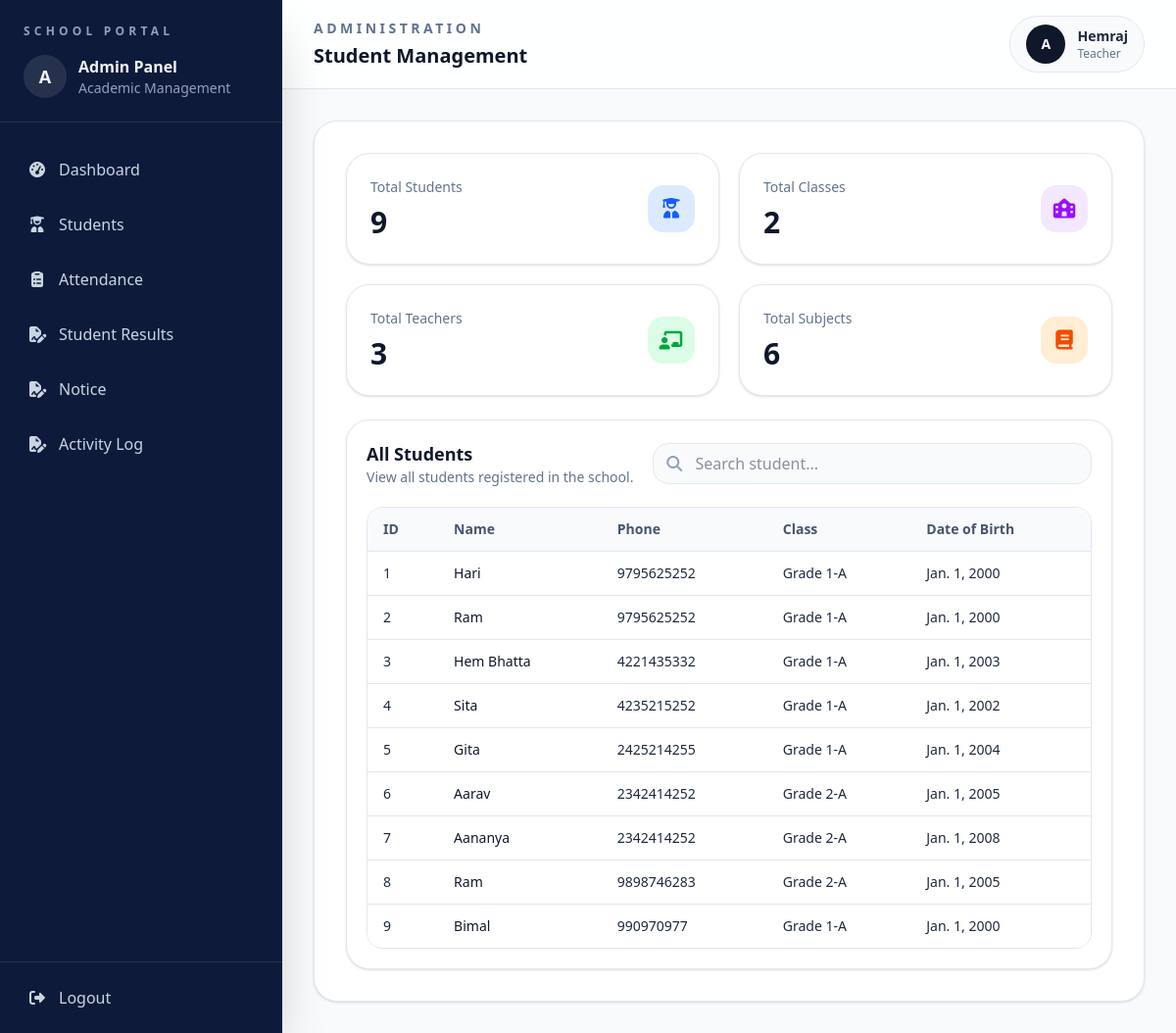
The app's page /students/admin/students/ (signed in) with its own data.
### accounts/models.py (models this page shows, shortened)
class User(AbstractUser):
    ROLE_CHOICES = (("ADMIN", "Admin"), ("TEACHER", "Teacher"))
    role = models.CharField(max_length=20, choices=ROLE_CHOICES, default="TEACHER")

### students/models.py (models this page shows, shortened)
class Student(models.Model):
    name = models.CharField(max_length=50)
    classroom = models.ForeignKey(
        ClassRoom, on_delete=models.CASCADE, related_name="students"
    )
    address = models.TextField(blank=True, null=True)
    phone = models.CharField(max_length=10, blank=True)
    date_of_birth = models.DateField(default="2000-01-01")

class ClassRoom(models.Model):
    name = models.CharField(max_length=50)
    section = models.CharField(max_length=10)
    teacher = models.ForeignKey(
        User, on_delete=models.SET_NULL, null=True, limit_choices_to={"role": "TEACHER"}
    )
    def __str__(self):
        return f"{self.name}-{self.section}"

### students/views.py (the view)
@login_required
def admin_students(request):
    students = Student.objects.select_related("classroom").all()
    student_count = students.count()
    classroom_count = ClassRoom.objects.count()
    subject_count = Subject.objects.count()
    teacher_count = User.objects.filter(role="TEACHER").count()
    context = {
        "students": students,
        "student_count": student_count,
        "classroom_count": classroom_count,
        "subject_count": subject_count,
        "teacher_count": teacher_count,
    }
    return render(request, "students/admin_student.html", context)

### students/templates/students/admin_student.html (shortened to what this page needs)
{% extends 'adminbase.html' %}
{% block page_label %}Administration{% endblock %}
{% block page_title %}Student Management{% endblock %}
{% block content %}
<div class="space-y-6">
    <section class="grid gap-5 sm:grid-cols-2 xl:grid-cols-4">
        <div class="rounded-3xl border border-slate-200 bg-white p-6 shadow-sm">
            <div class="flex items-center justify-between">
                <div>
                    <p class="text-sm font-medium text-slate-500">
                        Total Students
                    </p>
                    <p class="mt-2 text-3xl font-bold text-slate-900">
                        {{ student_count }}
                    </p>
                </div>
                <div class="flex h-12 w-12 items-center justify-center rounded-2xl bg-blue-100 text-blue-600">
                    <i class="fa-solid fa-user-graduate text-xl"></i>
                </div>
            </div>
        </div>
        <div class="rounded-3xl border border-slate-200 bg-white p-6 shadow-sm">
            <div class="flex items-center justify-between">
                <div>
                    <p class="text-sm font-medium text-slate-500">
                        Total Classes
                    </p>
                    <p class="mt-2 text-3xl font-bold text-slate-900">
                        {{ classroom_count }}
                    </p>
                </div>
                <div class="flex h-12 w-12 items-center justify-center rounded-2xl bg-purple-100 text-purple-600">
                    <i class="fa-solid fa-school text-xl"></i>
                </div>
            </div>
        </div>
        <div class="rounded-3xl border border-slate-200 bg-white p-6 shadow-sm">
            <div class="flex items-center justify-between">
                <div>
                    <p class="text-sm font-medium text-slate-500">
                        Total Teachers
                    </p>
                    <p class="mt-2 text-3xl font-bold text-slate-900">
                        {{ teacher_count }}
                    </p>
                </div>
                <div class="flex h-12 w-12 items-center justify-center rounded-2xl bg-green-100 text-green-600">
                    <i class="fa-solid fa-chalkboard-user text-xl"></i>
                </div>
            </div>
        </div>
        <div class="rounded-3xl border border-slate-200 bg-white p-6 shadow-sm">
            <div class="flex items-center justify-between">
                <div>
                    <p class="text-sm font-medium text-slate-500">
                        Total Subjects
                    </p>
                    <p class="mt-2 text-3xl font-bold text-slate-900">
                        {{ subject_count }}
                    </p>
                </div>
                <div class="flex h-12 w-12 items-center justify-center rounded-2xl bg-orange-100 text-orange-600">
                    <i class="fa-solid fa-book text-xl"></i>
                </div>
            </div>
        </div>
    </section>
    <section class="rounded-3xl border border-slate-200 bg-white p-5 shadow-sm">
        <div class="flex flex-col gap-4 md:flex-row md:items-center md:justify-between">
            <div>
                <h3 class="text-lg font-semibold text-slate-900">
                    All Students
                </h3>
                <p class="text-sm text-slate-500">
                    View all students registered in the school.
                </p>
            </div>
            <div class="flex w-full max-w-md items-center gap-3 rounded-2xl border border-slate-200 bg-slate-50 px-3 py-2">
                <i class="fa-solid fa-magnifying-glass text-slate-400"></i>
                <input
                    type="text"
                    id="studentSearch"
                    placeholder="Search student..."
                    class="w-full border-0 bg-transparent outline-none"
                    onkeyup="searchStudents()"
                >
            </div>
        </div>
        <div class="mt-5 overflow-x-auto rounded-2xl border border-slate-200">
            <table class="min-w-full divide-y divide-slate-200 text-left text-sm">
                <thead class="bg-slate-50 text-slate-600">
                    <tr>
                        <th class="px-4 py-3 font-semibold">
                            ID
                        </th>
                        <th class="px-4 py-3 font-semibold">
                            Name
                        </th>
                        <th class="px-4 py-3 font-semibold">
                            Phone
                        </th>
                        <th class="px-4 py-3 font-semibold">
                            Class
                        </th>
                        <th class="px-4 py-3 font-semibold">
                            Date of Birth
                        </th>
                    </tr>
                </thead>
                <tbody
                    id="studentTable"
                    class="divide-y divide-slate-200 bg-white"
                >
                    {% for student in students %}
                    <tr class="student-row hover:bg-slate-50">
                        <td class="px-4 py-3">
                            {{ student.id }}
                        </td>
                        <td class="px-4 py-3 font-medium text-slate-900">
                            {{ student.name |title }}
                        </td>
                        <td class="px-4 py-3">
                            {{ student.phone }}
                        </td>
                        <td class="px-4 py-3">
                            Grade {{ student.classroom | title }}
                        </td>
                        <td class="px-4 py-3">
                            {{ student.date_of_birth }}
                        </td>
                    </tr>
                    {% endfor %}
                </tbody>
            </table>
        </div>
    </section>
</div>
{% endblock %}

### templates/adminbase.html (shortened to what this page needs)
{% load static %}
<!doctype html>
<html lang="en">
<head>
<script src="https://cdn.jsdelivr.net/npm/@tailwindcss/browser@4"></script>
<link rel="stylesheet"
      href="https://cdnjs.cloudflare.com/ajax/libs/font-awesome/7.0.1/css/all.min.css"
 />
</head>
<body class="bg-slate-50 text-slate-800">
<div class="min-h-screen bg-slate-50">
  {% include 'adminsidebar.html' %}
  <div class="min-h-screen lg:ml-72">
    <header class="border-b border-slate-200 bg-white/90 px-4 py-4 sm:px-6 lg:px-8">
      <div class="flex flex-col gap-4 sm:flex-row sm:items-center sm:justify-between">
        <div>
          <p class="text-sm font-semibold uppercase tracking-[0.25em] text-slate-500">
            {% block page_label %}{% endblock %}
          </p>
          <h1 class="mt-1 text-xl font-semibold text-slate-900">
            {% block page_title %}{% endblock %}
          </h1>
        </div>
        <div class="flex items-center gap-3 rounded-full border border-slate-200 bg-slate-50 px-4 py-2">
          <div class="flex h-10 w-10 items-center justify-center rounded-full bg-slate-900 text-sm font-semibold text-white">
            A
          </div>
          <div>
            <p class="text-sm font-semibold text-slate-800">
              {{ request.user.username | title}}
            </p>
            <p class="text-xs text-slate-500">
              {{ request.user.role | title}}
            </p>
          </div>
        </div>
      </div>
    </header>
    <main class="p-4 sm:p-6 lg:p-8">
      <div class="rounded-3xl border border-slate-200 bg-white p-4 shadow-sm sm:p-6 lg:p-8">
        {% block content %}
        {% endblock content %}
      </div>
    </main>
  </div>
</div>
</body>
</html>

### records on screen
User: user.username "Hemraj", user.role "Teacher"
Student: id "1", name "Hari", phone "9795625252", classroom "1-A", date_of_birth "Jan. 1, 2000"
Student: id "2", name "Ram", phone "9795625252", classroom "1-A", date_of_birth "Jan. 1, 2000"
Student: id "3", name "Hem Bhatta", phone "4221435332", classroom "1-A", date_of_birth "Jan. 1, 2003"
Student: id "4", name "Sita", phone "4235215252", classroom "1-A", date_of_birth "Jan. 1, 2002"
Student: id "5", name "Gita", phone "2425214255", classroom "1-A", date_of_birth "Jan. 1, 2004"
Student: id "6", name "Aarav", phone "2342414252", classroom "2-A", date_of_birth "Jan. 1, 2005"
Student: id "7", name "Aananya", phone "2342414252", classroom "2-A", date_of_birth "Jan. 1, 2008"
Student: id "8", name "Ram", phone "9898746283", classroom "2-A", date_of_birth "Jan. 1, 2005"
Student: id "9", name "Bimal", phone "990970977", classroom "1-A", date_of_birth "Jan. 1, 2000"

### other values on screen
{{ student_count }} "9"
{{ classroom_count }} "2"
{{ teacher_count }} "3"
{{ subject_count }} "6"
